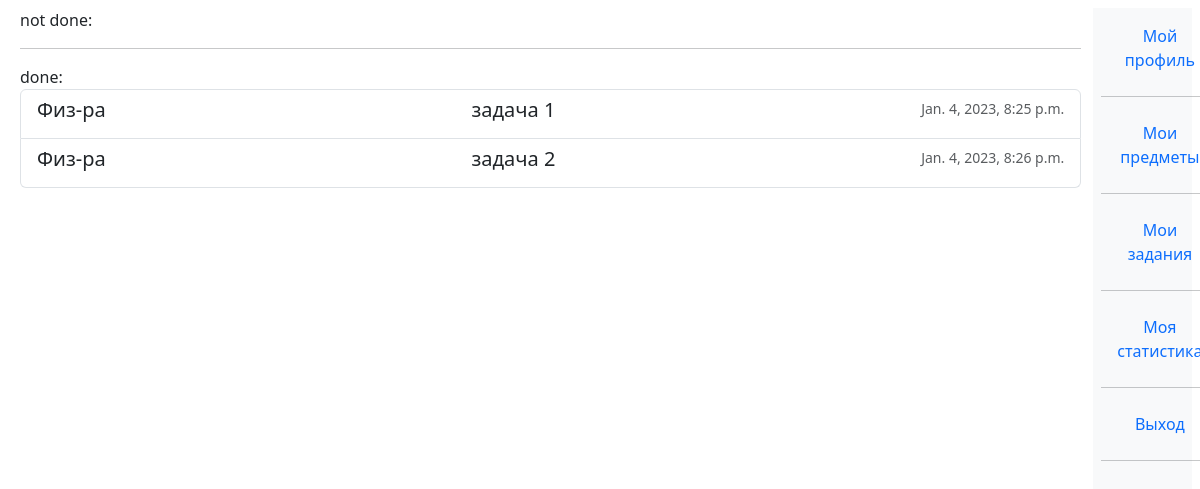
Screenshot of /student/tasks/ (signed in) with the database file from the repository.
### univ_app/models.py (models this page shows, shortened)
class AnsweredTask(models.Model):
    ASND = "ASSIGNED"
    DONE = "DONE"
    PSSD = "PASSED"
    EVAL = "EVALUATED"
    STATUS_CHOICES = (
        (ASND, "Assigned"),
        (DONE, "Done"),
        (PSSD, "Passed"),
        (EVAL, "Evaluated"),
    )
    student = models.ForeignKey("Student", blank = True, null = True, on_delete = models.SET_NULL)
    finished_at = models.DateTimeField(auto_now_add = True,blank = True, null = True)
    status = models.CharField(max_length = 255, choices=STATUS_CHOICES, default = ASND, blank = True)
    class Meta:
        abstract = True
    def related_task(self):
        class_name = self.__class__.__name__
        if class_name == "AnsweredCommonTask":
            return self.common_task
        elif class_name == "TakenTest":
            return self.related_test
        elif class_name == "AnsweredInfoTask":
            return self.related_info_task

class AnsweredCommonTask(AnsweredTask):
    grade = models.IntegerField(null = True, blank = True)
    answer = models.TextField(null = True, default = "")
    file = models.FileField(upload_to = "uploads/answered_common_tasks/" , blank = True, null = True)
    common_task = models.ForeignKey("CommonTask", blank = True, null = True, on_delete = models.SET_NULL)
    comment_from_teacher = models.TextField(default = "", blank = True)

class Task(models.Model):
    title = models.CharField(max_length=200, default = '', blank = True) #this field is present in Test itself
    description = models.TextField(default = '', blank = True) #this field is present in Test itself
    subject = models.ForeignKey("Subject", blank = True, null = True, on_delete = models.SET_NULL)
    created_at = models.DateTimeField(auto_now_add = True, null = True, blank = True)
    created_by = models.ForeignKey("Teacher", blank = True, null = True, on_delete = models.SET_NULL)
    class Meta:
        abstract = True
    def get_type(self):
        return self.__class__.__name__

class CommonTask(Task):
    file = models.FileField(upload_to = "uploads/common_tasks/", blank = True, null = True)

class Subject(models.Model):
    title = models.CharField(max_length=200, default = '', blank = True)
    description = models.TextField( default = '', blank = True)
    image = models.ImageField(upload_to = "uploads/subjects/", blank = True , null=True, default = "test.png")
    teacher = models.ForeignKey("Teacher", blank = True, null = True, on_delete = models.SET_NULL)
    st_group = models.ForeignKey("StGroup", blank = True, null = True, on_delete = models.SET_NULL)
    def __str__(self):
        return self.title

### univ_app/decorators.py (the view)
        def wrapper(request, *args, **kwargs):
            group = None
            if request.user.groups.exists():
                group = request.user.groups.all()[0].name
            if group in allowed_groups:
                return view_func(request, *args, **kwargs)
            else:
                return HttpResponse("У вас нет прав доступа к этой странице")

### univ_app/templatetags/user_tags.py (called while the page is built)
@register.filter(name='has_group')
def has_group(user, group_name):
    return user.groups.filter(name=group_name).exists()

### univ_app/utils.py (called while the page is built)
def get_all_not_done_tasks(student):
    ans_common_tasks = AnsweredCommonTask.objects.filter(student = student, status = AnsweredTask.ASND)
    taken_tests = TakenTest.objects.filter(student = student, status = AnsweredTask.ASND)
    info_tasks = AnsweredInfoTask.objects.filter(student = student, status = AnsweredTask.ASND)
    not_done_tasks = list(chain(ans_common_tasks, taken_tests, info_tasks))
    return not_done_tasks

def get_all_done_tasks(student):
    ans_common_tasks = AnsweredCommonTask.objects.filter(student = student, status = AnsweredTask.DONE)
    taken_tests = TakenTest.objects.filter(student = student, status = AnsweredTask.DONE)
    info_tasks = AnsweredInfoTask.objects.filter(student = student, status = AnsweredTask.DONE)
    done_tasks = list(chain(ans_common_tasks, taken_tests, info_tasks))
    return done_tasks

### univ_app/views.py (called while the page is built)
@allowed_users(allowed_groups = ["student"])
def s_tasks(request):
    student = request.user.student
    not_done_tasks = get_all_not_done_tasks(student)
    done_tasks = get_all_done_tasks(student)
    ctx = {
        "not_done_tasks":not_done_tasks,
        "done_tasks":done_tasks
    }
    return render(request, "student_views/s_tasks.html", ctx)

### templates/student_views/s_tasks.html (shortened to what this page needs)
{%extends "base.html"%}
{% block s_tasks %}
not done:
    <hr>
done:
    <div class="list-group">
        {%for task in done_tasks%}
        <a href="{%url 'ts_task' task.related_task.get_type task.related_task.id %}" class="list-group-item list-group-item-action flex-column align-items-start">
            <div class="d-flex w-100 justify-content-between">
              <h5 class="mb-1">{{task.related_task.subject}} </h5>
              <h5 class="mb-1">{{task.related_task.title}} </h5>
              <small class="text-muted">{{task.related_task.created_at}}</small>
            </div>
          </a>
          {%endfor%}
        </div>
{% endblock %}

### univ_app/static/univ_app/css/base.css (style rules this page uses)
body { background: white; }

### templates/base.html (style rules this page uses)
body { background-color:white; }

### rows the page displays
AnsweredCommonTask: related_task.subject "Физ-ра", related_task "задача 1", related_task.created_at "Jan. 4, 2023, 8:25 p.m."
AnsweredCommonTask: related_task.subject "Физ-ра", related_task "задача 2", related_task.created_at "Jan. 4, 2023, 8:26 p.m."
